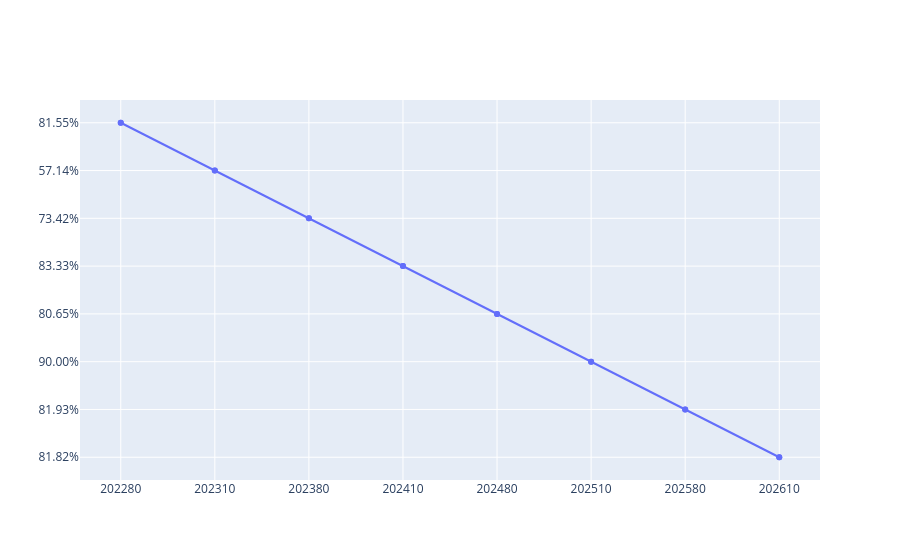

This figure's notebook cell:
### Code cell
#Rerunning the figure
fig5 = go.Figure(data = go.Scatter(
    x = aedmtpct["Academic Period"],
    y = aedmtpct["% of Passing Grades"]
))

fig5.update_layout(
    xaxis = dict(
        type = "category", 
    ),
    yaxis = dict(
        autorange = "reversed", 
        range = [0,100] 
    )
)

fig5.show()

### Figure 1 — Plotly figure (JSON) as saved in the notebook; plotly's stock layout.template omitted (floating-point values rounded to 4 significant figures)
{"data": [{"type": "scatter", "x": [202280, 202280, 202310, 202310, 202380, 202380, 202410, 202410, 202480, 202480, 202510, 202510, 202580, 202580, 202610, 202610], "y": ["81.55%", "81.55%", "57.14%", "57.14%", "73.42%", "73.42%", "83.33%", "83.33%", "80.65%", "80.65%", "90.00%", "90.00%", "81.93%", "81.93%", "81.82%", "81.82%"]}], "layout": {"xaxis": {"type": "category"}, "yaxis": {"autorange": "reversed", "range": [0, 100]}}}
